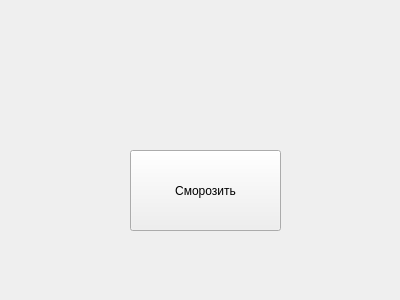
<?xml version="1.0" encoding="UTF-8"?>
<ui version="4.0">
 <class>Widget</class>
 <widget class="QWidget" name="Widget">
  <property name="geometry">
   <rect>
    <x>0</x>
    <y>0</y>
    <width>400</width>
    <height>300</height>
   </rect>
  </property>
  <property name="windowTitle">
   <string>Widget</string>
  </property>
  <widget class="QLabel" name="label">
   <property name="geometry">
    <rect>
     <x>40</x>
     <y>30</y>
     <width>351</width>
     <height>91</height>
    </rect>
   </property>
   <property name="font">
    <font>
     <pointsize>16</pointsize>
    </font>
   </property>
   <property name="text">
    <string/>
   </property>
  </widget>
  <widget class="QPushButton" name="pushButton">
   <property name="geometry">
    <rect>
     <x>130</x>
     <y>150</y>
     <width>151</width>
     <height>81</height>
    </rect>
   </property>
   <property name="text">
    <string>Сморозить</string>
   </property>
  </widget>
 </widget>
 <layoutdefault spacing="6" margin="11"/>
 <resources/>
 <connections/>
</ui>
